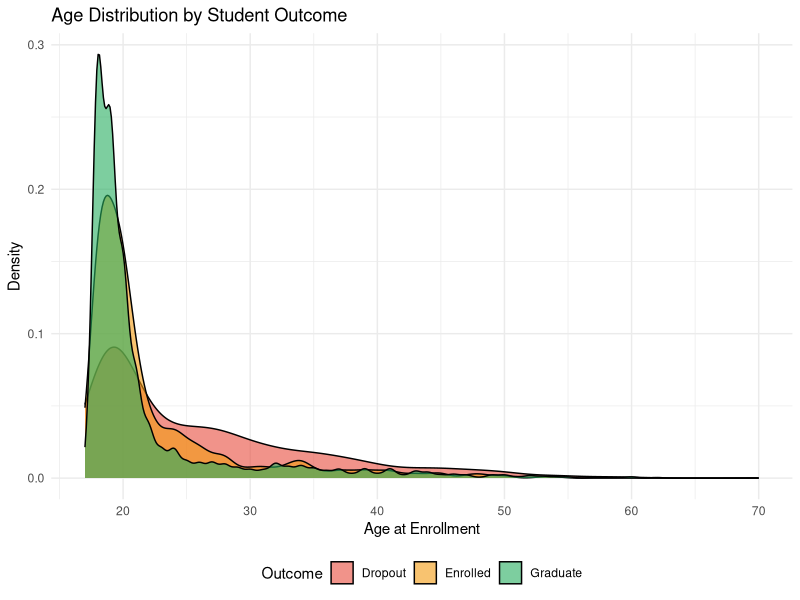

Write R code to recreate this figure.
## ---- chunk 1
knitr::opts_chunk$set(
  echo = TRUE,           # Show code by default (can be hidden with code_folding in HTML)
  message = FALSE,       # Hide package loading messages
  warning = FALSE,       # Hide warnings
  fig.width = 10,
  fig.height = 6,
  fig.align = "center"
)

# Load required libraries
# install.packages("kernlab")
library(tidyverse)
library(ggplot2)
library(e1071)         # SVM
library(caret)         # ML utilities
library(kernlab)       # SVM kernels
library(mgcv)          # GAM
library(MASS)          # Additional statistical functions
library(pROC)          # ROC curves
library(gridExtra)     # Multiple plots
## ---- chunk 2
# Load preprocessed data
data <- read.csv("data/preprocessed_data.csv", stringsAsFactors = TRUE)

# Display basic structure
cat("Dataset Dimensions:", nrow(data), "rows ×", ncol(data), "columns\n\n")

cat("Target Variable Distribution:\n")
table(data$Target)
## ---- chunk 3

## ---- chunk 4

## ---- chunk 5

## ---- chunk 6
ggplot(data, aes(x = Age.at.enrollment, fill = Target)) +
  geom_density(alpha = 0.6) +
  scale_fill_manual(values = c("Dropout" = "#E74C3C", 
                                "Enrolled" = "#F39C12", 
                                "Graduate" = "#27AE60")) +
  labs(title = "Age Distribution by Student Outcome",
       x = "Age at Enrollment", y = "Density", fill = "Outcome") +
  theme_minimal() +
  theme(legend.position = "bottom")
